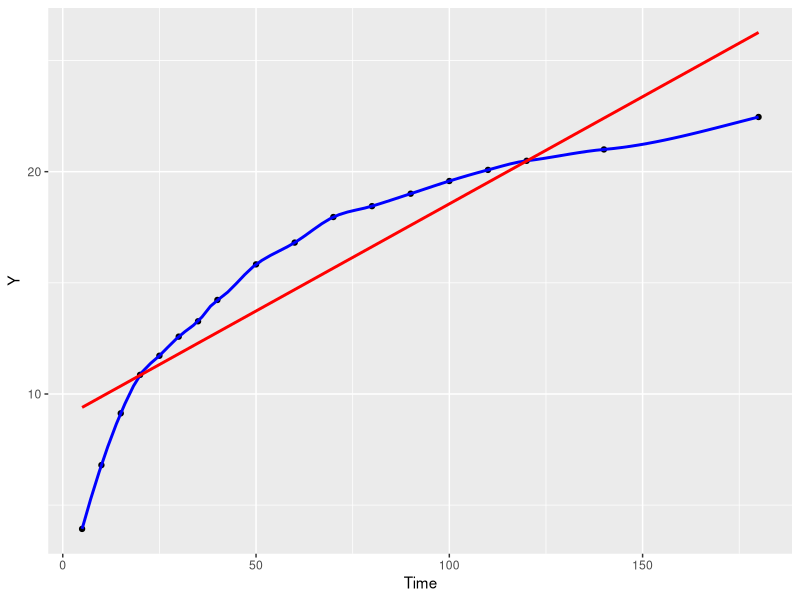
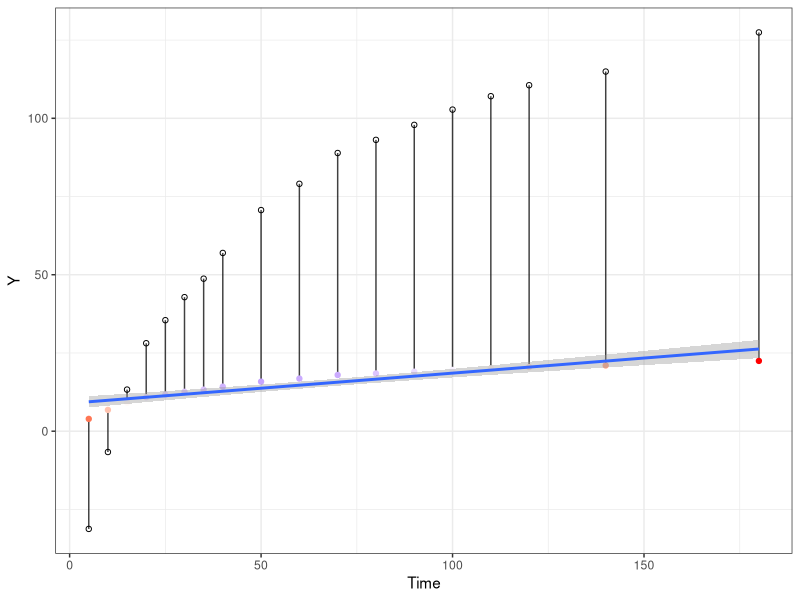

R code for these plots, in order:
## ---- chunk 1
knitr::opts_chunk$set(echo = TRUE)
## ---- chunk 2

bod <- data.frame(Y = c(3.93, 6.8, 9.13, 10.86, 11.72, 12.58, 13.27, 14.23, 
	15.83, 16.81, 17.96, 18.45, 19.01, 19.58, 20.08, 20.49, 21, 
	22.46), Time = c(5, 10, 15, 20, 25, 30, 35, 40, 50, 60, 70, 80, 
	90, 100, 110, 120, 140, 180))
## ---- chunk 3
# making the non linear model
library(ggplot2)
nls.model <- nls(Y~a*Time^(-b), data = bod, 
              start = list(a = 100, b = 0.5))

#make linear model 
lm.model <- lm(Time~Y,data=bod)

# for comparison ploting both (nls & lm) in same diagram

ggplot(bod , aes(x = Time, y = Y))+ 
  geom_point(na.rm = T)+
  geom_smooth(method = "loess", span = 0.25,method.args = list(degree=2), se = FALSE,color = "blue", na.rm = T)+
  geom_smooth(method = "lm", se = FALSE,color = "red")
  

  

## ---- chunk 4
# Compare them base on residual
bod$predicted <- predict(lm.model)
bod$residuals <- residuals(lm.model)
 ggplot(bod, aes(x = Time, y = Y))+ 
theme_bw()+
  geom_segment(aes(xend = Time, yend =predicted), alpha = .75) +
  geom_point(aes(color = residuals)) +
  scale_color_gradient2(low = "blue", mid = "white", high = "red") +
  guides(color = FALSE) +
  geom_point(aes(y = predicted), shape = 1)+
  geom_smooth(method = "lm") 

